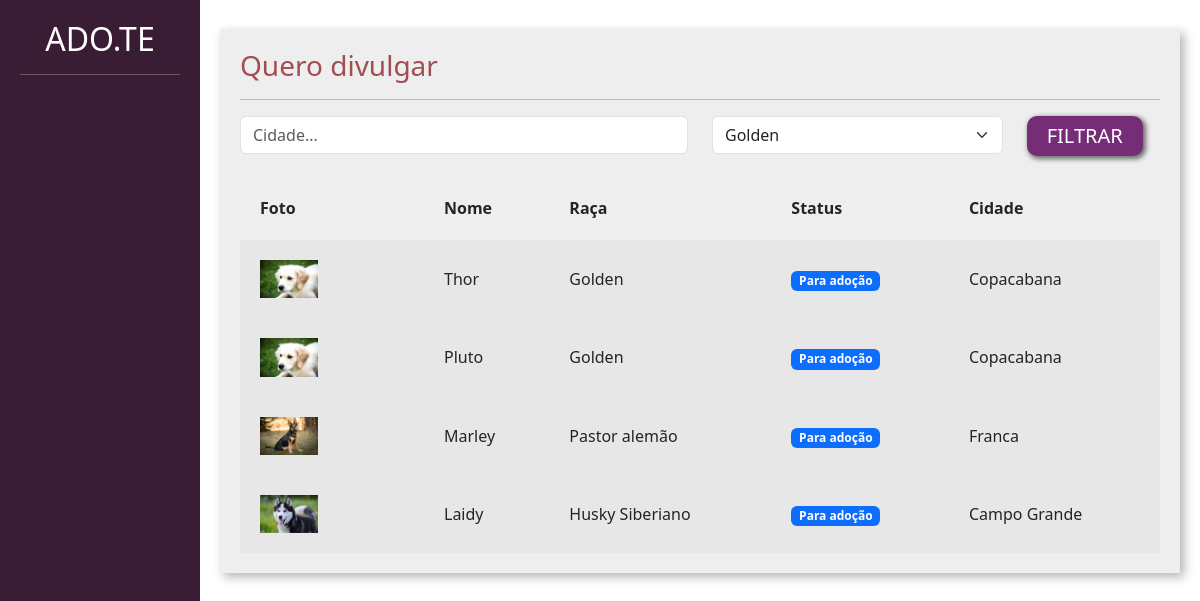
The app's page /adotar/, older data.
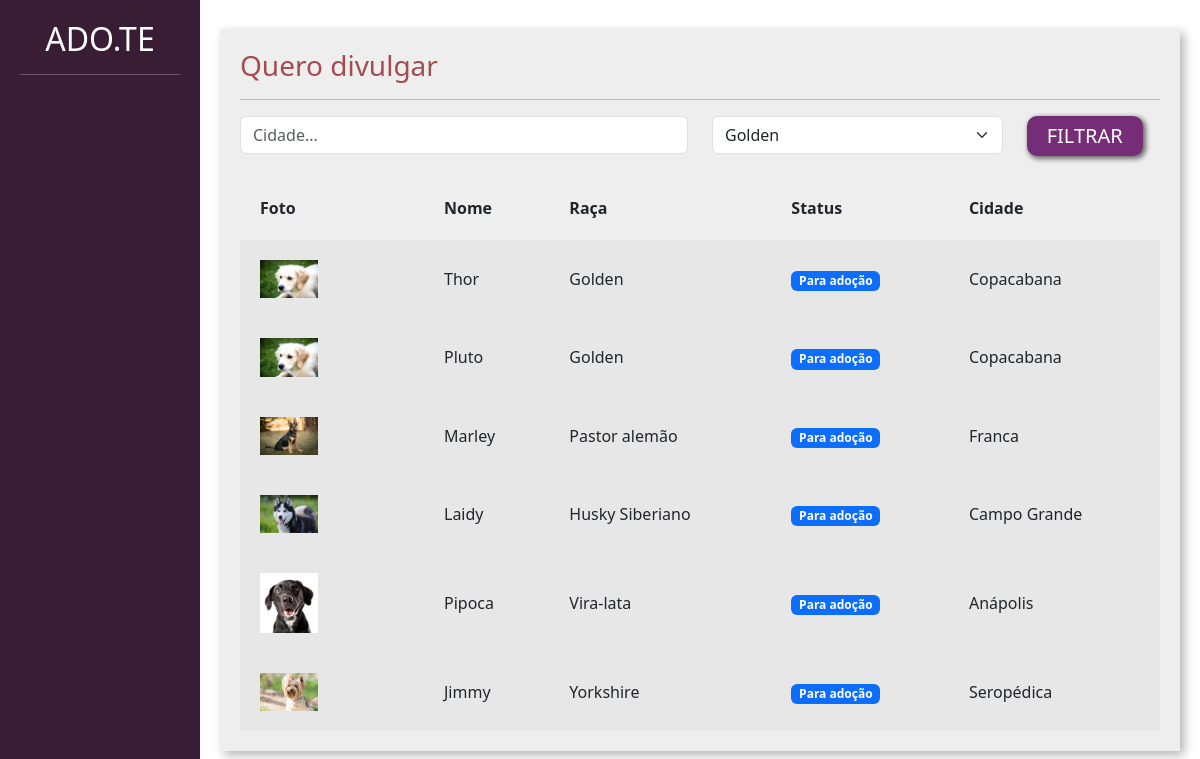
The same page, newer data.
### divulgar/models.py (models this page shows, shortened)
class Pet(models.Model):
    foto = models.ImageField(upload_to='fotos_pets')
    choices_status = (('P', 'Para adoção'), ('A', 'Adotado'))
    usuario = models.ForeignKey(User, on_delete=models.DO_NOTHING)
    nome = models.CharField(max_length=100)
    descricao = models.TextField()
    estado = models.CharField(max_length=50)
    cidade = models.CharField(max_length=50)
    telefone = models.CharField(max_length=14)
    tags = models.ManyToManyField(Tag)
    raca = models.ForeignKey(Raca, on_delete=models.DO_NOTHING)
    status = models.CharField(max_length=1,choices=choices_status, default='P')

class Raca(models.Model):
    raca = models.CharField(max_length=50)
    def __str__(self):
        return self.raca

### adotar/views.py (the view)
# urls.py: path('', views.listar_pets, name='listar_pets'),
def listar_pets(request):
    if request.method == 'GET':
        pets = Pet.objects.filter(status='P')
        racas = Raca.objects.all()
        cidade = request.GET.get('cidade')
        raca_filter = request.GET.get('raca')
        if cidade:
            pets = pets.filter(cidade__icontains=cidade)
        if raca_filter:
            pets = pets.filter(raca__id=raca_filter)
            raca_filter = Raca.objects.get(id=raca_filter)
        return render(request, 'listar_pets.html', {'pets': pets, 'racas': racas,'cidade': cidade, 'raca_filter': raca_filter})

### adotar/templates/listar_pets.html (shortened to what this page needs)
{% load static %}
<!doctype html>
<html lang="pt-BR">
    <head>
    <link href="https://cdn.jsdelivr.net/npm/bootstrap@5.3.0-alpha1/dist/css/bootstrap.min.css" rel="stylesheet">
    <link href="{% static 'usuarios/css/cadastro.css' %}" rel="stylesheet">
    <link href="{% static 'divulgar/css/novo_pet.css' %}" rel="stylesheet">
    <link href="{% static 'divulgar/css/seus_pet.css' %}" rel="stylesheet">
    <link href="{% static 'adotar/css/listar_pets.css' %}" rel="stylesheet">
    </head>
    <body>
        <div class="container-fluid">
            <div class="row">
                <div class="col-md-2 bg-side sidebar">
                    <h2>ADO.TE</h2>
                    <hr>
                </div>
                <div class="col-md">
                    <div class="wrapper">
                        <div class="box width80">
                            <h3 class="font-vinho">Quero divulgar</h3>
                            <hr>
                            <form action="{% url 'listar_pets'%}" method="GET">
                                <div class="row">
                                    <div class="col-md-6">
                                        <input type="text" placeholder="Cidade..." value="{%if cidade%}{{cidade}} {%endif%}" name="cidade" class="form-control">
                                    </div>
                                    <div class="col-md-4">
                                        <select class="form-select" name="raca">
                                           {%for raca in racas%}
                                                <option {%if raca_filter.id == raca.id%} selected {%endif%} value="{{raca.id}}">{{raca}}</option>
                                           {%endfor%}
                                        </select>
                                    </div>
                                    <div class="col-md-2">
                                        <input type="submit" class="btn-custom-secondary" value="FILTRAR">
                                    </div>
                                </div>
                            </form>
                             <table class="tabela" cellpadding="20">
                                <tr>
                                    <th>Foto</th>
                                    <th>Nome</th>
                                    <th>Raça</th>
                                    <th>Status</th>
                                    <th>Cidade</th>
                                </tr>
                                {% for pet in pets%}
                                    <tr class="tabela-linha">
                                        <td width="20%">
                                            <a href="{% url 'ver_pet' pet.id %}"><img width="40%" src="{{pet.foto.url}}"></a>
                                        </td>
                                        <td>
                                            {{pet.nome}}
                                        </td>
                                        <td>
                                            {{pet.raca}}
                                        </td>
                                        <td>
                                            {% if pet.status == "P" %}
                                                <span class="badge text-bg-primary">Para adoção</span>
                                            {% elif pet.status == "A" %}
                                                <span class="badge text-bg-success">Adotado</span>
                                            {% endif%}
                                        </td>
                                        <td>
                                            {{pet.cidade}}
                                        </td>
                                    </tr>
                                {% endfor %}
                            </table>
                        </div>
                    </div>
                </div>
            </div>
        </div>
    </body>
</html>

### templates/static/usuarios/css/cadastro.css (style rules this page uses)
.bg-side { background-color: #391D34; color: white; height: 100vh; }

### templates/static/divulgar/css/novo_pet.css (style rules this page uses)
.sidebar { text-align: center; padding: 20px; }
.wrapper { margin-top: 3%; display: flex; flex-direction: row; justify-content: center; align-items: center; }
.box { padding:20px; width: 50vw; background: rgb(238, 238, 238); box-shadow: 4px 4px 10px rgba(0,0,0,.3); }
.font-vinho { color: #A24D52; }

### templates/static/divulgar/css/seus_pet.css (style rules this page uses)
.width80 { width: 80vw; }
.tabela { width: 100%; margin-top: 20px; }
.tabela-linha { background-color: #e8e7e7; }

### templates/static/adotar/css/listar_pets.css (style rules this page uses)
.btn-custom-secondary { background-color: #762D77; border: none; box-shadow: 2px 2px 5px 1px rgb(108, 108, 108); color: white; font-size: 20px; padding: 5px 20px 5px 20px; border-radius: 10px; }

Row changes from the older to the newer data that the page shows:
added Pet: foto (picture), nome "Pipoca", raca "Vira-lata", status "Para adoção", cidade "Anápolis"
added Pet: foto (picture), nome "Jimmy", raca "Yorkshire", status "Para adoção", cidade "Seropédica"
